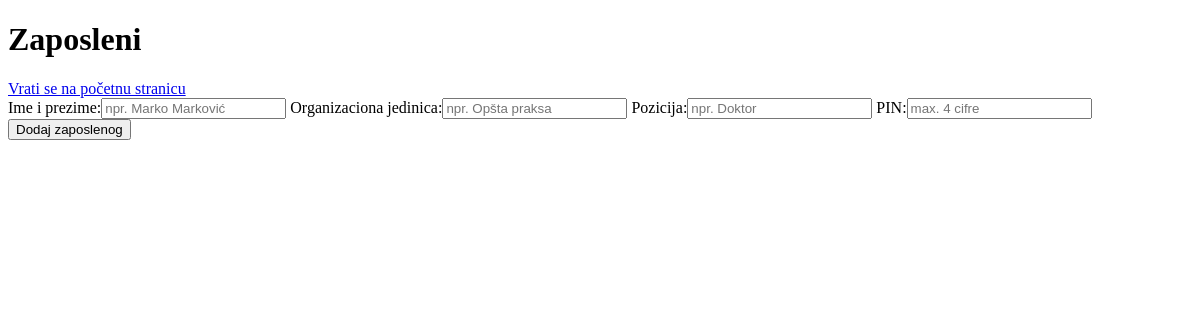
Before: /admin/employees (signed in) with the older database file.
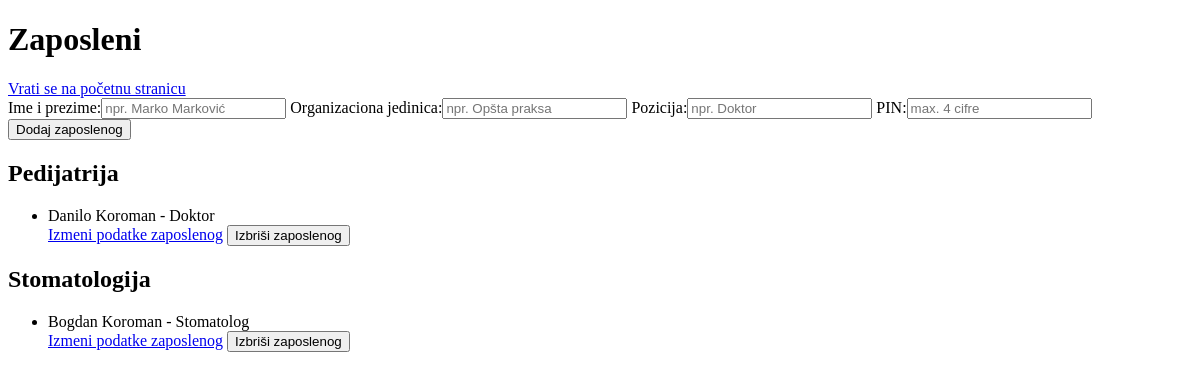
After: the same page with the newer database file.
### tables this page shows
CREATE TABLE employees(
        id INTEGER PRIMARY KEY AUTOINCREMENT,
        name TEXT NOT NULL,
        department TEXT NOT NULL,
        position TEXT NOT NULL,
        pin TEXT NOT NULL,
        active INTEGER NOT NULL DEFAULT 1
    );

### app.py (the view)
@app.route("/admin/employees", methods=["POST", "GET"])
def admin_employees():
    username=session.get("name")
    if not username:
        return redirect(url_for('admin_login'))
    connection = sqlite3.connect("naposlusam.db")
    cursor = connection.cursor()
    if request.method == "POST":
        name = request.form["name"]
        department = request.form["department"]
        position = request.form["position"]
        pin = request.form["pin"]
        cursor.execute("INSERT INTO employees (name, department, position, pin) VALUES(?, ?, ?, ?)", (name, department, position, pin))
        connection.commit()
        connection.close()
        return redirect(url_for('admin_employees'))
    else:
        cursor.execute("SELECT * FROM employees WHERE active = 1 ORDER BY department")
        employees = cursor.fetchall()
        message = request.args.get("message")
        employees_by_departments = {}
        for employee in employees:
            if employee[2] in employees_by_departments:
                employees_by_departments[employee[2]].append( (employee[0], employee[1], employee[3]))
            else:
                employees_by_departments[employee[2]] = [(employee[0], employee[1], employee[3])]
        connection.close()
        return render_template("employees.html", employees_by_departments=employees_by_departments, message=message)

### templates/employees.html (shortened to what this page needs)
<!DOCTYPE html>
<html>
    <head>
    </head>
    <body>
        <h1>Zaposleni</h1>
        <a href="{{ url_for('admin') }}">Vrati se na početnu stranicu</a>
        <form action="/admin/employees" method="POST">
            <label>Ime i prezime:</label><input type="text" name="name" placeholder="npr. Marko Marković">
            <label>Organizaciona jedinica:</label><input type="text" name="department" placeholder="npr. Opšta praksa">
            <label>Pozicija:</label><input type="text" name="position" placeholder="npr. Doktor">
            <label>PIN:</label><input type="text" name="pin" placeholder="max. 4 cifre">
            <button type="submit">Dodaj zaposlenog</button>
        </form>
        {% for department, employees in employees_by_departments.items() %}
            <div>
                <h2>{{ department }}</h2>
                <ul>
                    {% for employee in employees %}
                        <li>
                            {{ employee[1] }} - {{ employee[2] }}
                            <form action="{{ url_for('admin_employees_delete', employee_id=employee[0]) }}" method="POST">
                                <a href="{{ url_for('admin_employees_edit', employee_id=employee[0]) }}">Izmeni podatke zaposlenog</a>
                                <button type="submit">Izbriši zaposlenog</button>
                            </form>
                        </li>
                    {% endfor %}
                </ul>
            </div>
        {% endfor %}
    </body>
</html>

Changed rows visible on the page:
added employees: department "Pedijatrija", name "Danilo Koroman", position "Doktor"
added employees: department "Stomatologija", name "Bogdan Koroman", position "Stomatolog"
